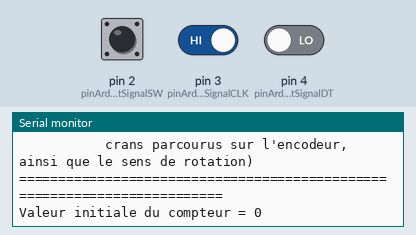
The sketch below on a simulated Arduino Nano, built with avr-gcc and run on an emulated ATmega328P. On the bench: the last lines printed to the serial monitor. The test bench sets the inputs (shaded band); at power-on: pin 2 (pinArduinoRaccordementSignalSW) HIGH, pin 3 (pinArduinoRaccordementSignalCLK) HIGH, pin 4 (pinArduinoRaccordementSignalDT) LOW.

Above: at 1.7 s.
1.8 s: pin 2 (pinArduinoRaccordementSignalSW) pulled LOW for 0.15 s
At 3.0 s:
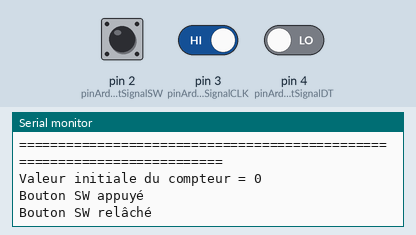
3.4 s: pin 3 (pinArduinoRaccordementSignalCLK) driven LOW
At 4.6 s:
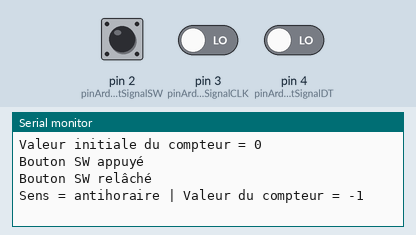
4.9 s: pin 3 (pinArduinoRaccordementSignalCLK) driven HIGH
At 5.8 s:
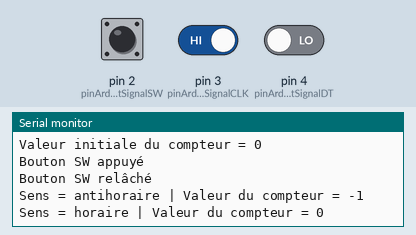

Measured:
- after the input at 1.8 s, the serial monitor: prints a new line at once (image 1)
- after the input at 3.4 s, the serial monitor: prints a new line at once (image 2)
- after the input at 4.9 s, the serial monitor: prints a new line at once (image 3)

The sketch:

prgArduino-2-TestHW040avecInterruptions.ino
```cpp
/*
   ______               _                  _///_ _           _                   _
  /   _  \             (_)                |  ___| |         | |                 (_)
  |  [_|  |__  ___  ___ _  ___  _ __      | |__ | | ___  ___| |_ _ __ ___  _ __  _  ___  _   _  ___
  |   ___/ _ \| __|| __| |/ _ \| '_ \_____|  __|| |/ _ \/  _|  _| '__/   \| '_ \| |/   \| | | |/ _ \
  |  |  | ( ) |__ ||__ | | ( ) | | | |____| |__ | |  __/| (_| |_| | | (_) | | | | | (_) | |_| |  __/
  \__|   \__,_|___||___|_|\___/|_| [_|    \____/|_|\___|\____\__\_|  \___/|_| |_|_|\__  |\__,_|\___|
                                                                                      | |
                                                                                      \_|
  Fichier :       prgArduino-2-TestHW040avecInterruptions.ino

  Description :   Programme permettant de compter le nombre de crans tournés sur un encodeur HW-040,
                  de déterminer le sens de rotation, et d'afficher le tout sur le moniteur série, de
                  l'IDE Arduino.
                  de l'encodeur se fera via les entrées d'interruption arduino INT0 (rattaché à la
                  broche D2 de l'arduino) et INT1 (rattaché à la broche D3 de l'arduino)

  Remarques :     - l'arduino utilisé ici sera un modèle Nano
                  - le choix des broches D2 et D3 pour les interruption n'est pas anodin ; cela correspond
                  aux entrées d'interruptions externes INT0 (D2) et INT1 (D3), natives sur arduino

  Auteur :        Jérôme TOMSKI (https://passionelectronique.fr/)
  Créé le :       02.05.2023

*/

// Constantes
#define pinArduinoRaccordementSignalSW  2       // La pin D2 de l'Arduino recevra la ligne SW du module HW-040
#define pinArduinoRaccordementSignalCLK 3       // La pin D3 de l'Arduino recevra la ligne CLK du module HW-040
#define pinArduinoRaccordementSignalDT  4       // La pin D4 de l'Arduino recevra la ligne DT du module HW-040

// Variables
int compteur = 0;                   // Cette variable nous permettra de compter combien de crans ont été parcourus, sur l'encodeur
                                    // (sachant que nous compterons dans le sens horaire, et décompterons dans le sens antihoraire)

int etatPrecedentLigneSW;           // Cette variable nous permettra de stocker le dernier état de la ligne SW, afin de le comparer à l'actuel
int etatPrecedentLigneCLK;          // Cette variable nous permettra de stocker le dernier état de la ligne CLK, afin de le comparer à l'actuel

// ========================
// Initialisation programme
// ========================
void setup() {

    // Initialisation de la liaison série (arduino nano <-> PC)
    Serial.begin(9600);
    Serial.println(F("=========================================================================="));
    Serial.println(F("Exemple 2 (programme de test Arduino Nano <-> module HW-040, utilisant les"));
    Serial.println(F("           interruptions Arduino INT0 et INT1, avec affichage du nombre de"));
    Serial.println(F("           crans parcourus sur l'encodeur, ainsi que le sens de rotation)"));
    Serial.println(F("========================================================================="));
    Serial.println("");

    // Configuration de certaines pins de notre Arduino Nano en "entrées" (celles qui recevront les signaux du HW-040)
    pinMode(pinArduinoRaccordementSignalSW, INPUT);         // à remplacer par : pinMode(pinArduinoRaccordementSignalSW, INPUT_PULLUP);
                                                            // si jamais votre module HW-040 n'est pas doté de résistance pull-up, au niveau de SW
    pinMode(pinArduinoRaccordementSignalDT, INPUT);
    pinMode(pinArduinoRaccordementSignalCLK, INPUT);

    // Petite pause pour laisser le temps aux signaux de se stabiliser
    delay(200);

    // Mémorisation des valeurs par défaut, avant tout
    etatPrecedentLigneSW = digitalRead(pinArduinoRaccordementSignalSW);
    etatPrecedentLigneCLK = digitalRead(pinArduinoRaccordementSignalCLK);

    // Affichage de la valeur initiale du compteur, sur le moniteur série
    Serial.print(F("Valeur initiale du compteur = "));
    Serial.println(compteur);

    // Activation d'interruptions sur les lignes CLK et SW
    attachInterrupt(digitalPinToInterrupt(pinArduinoRaccordementSignalCLK), changementDetecteSurLigneCLK, CHANGE);
    attachInterrupt(digitalPinToInterrupt(pinArduinoRaccordementSignalSW), changementDetecteSurLigneSW, CHANGE);

}


// =================
// Boucle principale
// =================
void loop() {

    // Boucle infinie ici, qui sera interrompue à chaque nouvelle interruption, et reprise juste après la fin d'exécution de la routine d'interruption

}


// =====================================================
// Routine d'interruption : changementDetecteSurLigneCLK
// =====================================================
void changementDetecteSurLigneCLK() {

    // Lecture des signaux CLK et DT du HW-040, arrivant sur l'arduino
    int etatActuelDeLaLigneCLK = digitalRead(pinArduinoRaccordementSignalCLK);
    int etatActuelDeLaLigneDT  = digitalRead(pinArduinoRaccordementSignalDT);

    // Mémorisation du nouveau état de CLK, puisqu'il vient de changer (sans quoi, cette interruption n'aurait pas été appelée)
    etatPrecedentLigneCLK = etatActuelDeLaLigneCLK;

    // On compare ensuite l'état des lignes CLK et DT
    // ----------------------------------------------
    // Nota : - si CLK différent de DT, alors cela signifie que nous avons tourné l'encodeur dans le sens horaire
    //        - si CLK égal à DT, alors cela signifie que nous avons tourné l'encodeur dans le sens antihoraire

    if(etatActuelDeLaLigneCLK != etatActuelDeLaLigneDT) {
        // CLK différent de DT => cela veut dire que nous tournons dans le sens horaire
        // Alors on incrémente le compteur
        compteur++;

        // Et on affiche ces infos sur le moniteur série
        Serial.print(F("Sens = horaire | Valeur du compteur = "));
        Serial.println(compteur);
    }
    else {
        // CLK est identique à DT => cela veut dire que nous tournons dans le sens antihoraire
        // Alors on décrémente le compteur
        compteur--;

        // Et on affiche ces infos sur le moniteur série
        Serial.print(F("Sens = antihoraire | Valeur du compteur = "));
        Serial.println(compteur);
    }

}


// ====================================================
// Routine d'interruption : changementDetecteSurLigneSW
// ====================================================
void changementDetecteSurLigneSW() {

    // On lit le nouvel état de la ligne SW
    int etatActuelDeLaLigneSW = digitalRead(pinArduinoRaccordementSignalSW);

    // On mémorise le nouvel état de la ligne SW, puisqu'il vient de changer (sans quoi nous ne serions pas dans cette routine d'interruption)
    etatPrecedentLigneSW = etatActuelDeLaLigneSW;

    // Puis on affiche le nouvel état de SW sur le moniteur série de l'IDE Arduino
    if(etatActuelDeLaLigneSW == LOW)
        Serial.println(F("Bouton SW appuyé"));
    else
        Serial.println(F("Bouton SW relâché"));

}
```
